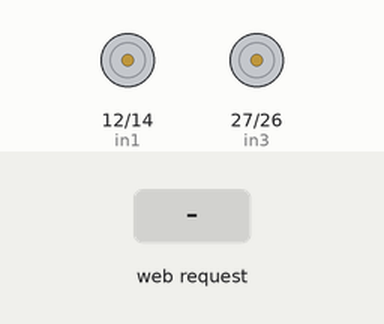
This sketch was run on a simulated ESP32. On the bench: motor-driver pin pairs drawn as motors (green arrow = first pin HIGH = forward, orange = second pin HIGH = backward, longer = more drive). The inputs (shaded band) are chosen by the test bench. WiFi joins after 1.5 s; servers stay silent unless stated; what the sketch prints to the serial monitor is not drawn.

Above: at 2.7 s.
2.8 s: HTTP request GET /3disparo received
At 2.99 s:
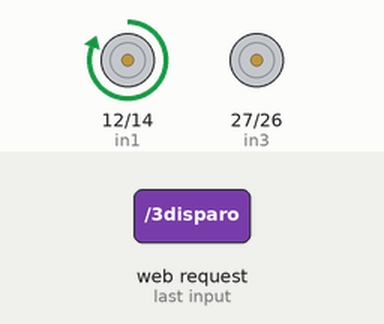
Timing chart, 0 to 11.8 s (numbered marks = the images above; inputs shaded):
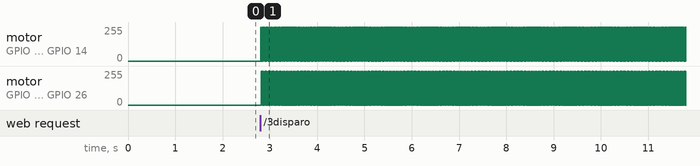

Measured:
- after the input at 2.8 s, motor on GPIO 12 (in1) / GPIO 14 (in2), motor on GPIO 27 (in3) / GPIO 26 (in4): alternates forward 255/255 for 0.02 s and stopped for 0.02 s, starting at once

The sketch:

pagina_esp32_staticip.ino
```cpp
#include <WiFi.h>

WiFiServer server(80);
const char* ssid = "Totalplay-F5A0";
const char* password = "F5A0BFBF39487jMh";
const char* host     = "serv.com";
const char* url      = "/index.html";
IPAddress locaIP(192, 168, 100, 90);
IPAddress gateway(192, 168, 1, 1);
IPAddress subnet(255, 255, 0, 0);

const int in1 = 12;
const int in2 = 14;
const int in3 = 27;
const int in4 = 26;
const int tim = 15;

int contconexion = 0;

String header;

String estado = "";

String pagina = "<!DOCTYPE html>"

"<html>"
"<head>"
"<meta charset='utf-8' />"
"<style type='text/css'>body{ "
"background-image:url('https://gacetamedica.com/wp-content/uploads/2020/05/GettyImages-1163558249-1024x683.jpg');"
"background-size:cover;}"
"h1{FONT-SIZE: 40pt;}"
"h2{FONT-SIZE: 30px; margin-bottom:50px;}"
".boton{text-decoration:none;padding:15px;color:#ffffff;background-color:#53FF53;border-radius:6px;border:4px solid#00c700;border-style:ridge;}"
".boton:hover{color:#53FF53; background-color:#ffffff;}"
"</style>"
"<title>sembrador</title>"
"</head>"
"<body><center>"
"<h1><u><i><b> Dispositivo IoT Sembrador de Semillas </b></i></u></h1>"

"<h2><u> Control de Disparos </u></h2>"
"<h2><a href='/disparo' class='boton'>1 Diparo</button></a></h2>"
"<h2><a href='/3disparo' class='boton'>5 Diparos</button></a></h2>"
"<h2><a href='/stop'class='boton'>Paro</button></a></h2>"

"<h2> Descripcion </h2>"
"<h3><i> Dispositivo controlado por medio del microcontrolador ESP32 para el control de disparos de semillas, el cual tiene una conexión via WIFI </i></h3>"

"<h2> Diseño </h2>"

"</center></body>"
"</html>";

void setup() {
  Serial.begin(115200);
  Serial.println("");

  if(!WiFi.config(locaIP, gateway, subnet)){
    Serial.println("error de configuracion");
  }

  WiFi.begin(ssid, password);
  while (WiFi.status() != WL_CONNECTED and contconexion <10) {
    ++contconexion;
    delay(500);
    Serial.print(".");
  }
  if (contconexion <10) {

      Serial.println("");
      Serial.println("WiFi conectado :3");
      Serial.println("ESP32 IP: ");
      Serial.println(WiFi.localIP());
      server.begin();
  }
  else {
      Serial.println(" ");
      Serial.println("Error de conexion");
      Serial.println("Reinicie el ESP32 ");
  }

  pinMode(in1, OUTPUT);
  pinMode(in2, OUTPUT);
  pinMode(in3, OUTPUT);
  pinMode(in4, OUTPUT);
}

void loop() {
  WiFiClient client = server.available();

  if(client){
    Serial.println("New Client");
    String currentLine = "";
    while(client.connected()){
      if(client.available()){
        char c = client.read();
        Serial.write(c);
        header += c;
        if(c == '\n'){
          if(currentLine.length()==0){
            client.println("HTTP/1.1 200 OK");
            client.println("Content-type:text/html");
            client.println("Connection: close");
            client.println();

            if(header.indexOf("GET /disparo") >=0){
              Serial.println("GPIO diparo");
              Serial.println("1 Disparo");
              Serial.print("Estado ON .... ");
              estado = "disparo";
              for(int i=0; i<=512;i++){
                //Primer paso
                digitalWrite(in1, HIGH);
                digitalWrite(in2, LOW);
                digitalWrite(in3, LOW);
                digitalWrite(in4, LOW);
                delay(tim);

                digitalWrite(in1, LOW);
                digitalWrite(in2, LOW);
                digitalWrite(in3, HIGH);
                digitalWrite(in4, LOW);
                delay(tim);
              }
            }else if(header.indexOf("GET /3disparo")>=0){
              Serial.println("GPIO 3diparo");
              Serial.println("5 Disparos");
              Serial.print("Estado ON .... ");
              estado = "3disparo";
              for(int i=0; i<=512;i++){
                //Primer paso
                digitalWrite(in1, HIGH);
                digitalWrite(in2, LOW);
                digitalWrite(in3, LOW);
                digitalWrite(in4, LOW);
                delay(tim);

                //segundo paso
                digitalWrite(in1, LOW);
                digitalWrite(in2, LOW);
                digitalWrite(in3, HIGH);
                digitalWrite(in4, LOW);
                delay(tim);

                //Primer paso
                digitalWrite(in1, HIGH);
                digitalWrite(in2, LOW);
                digitalWrite(in3, LOW);
                digitalWrite(in4, LOW);
                delay(tim);

                //segundo paso
                digitalWrite(in1, LOW);
                digitalWrite(in2, LOW);
                digitalWrite(in3, HIGH);
                digitalWrite(in4, LOW);
                delay(tim);

                 //Primer paso
                digitalWrite(in1, HIGH);
                digitalWrite(in2, LOW);
                digitalWrite(in3, LOW);
                digitalWrite(in4, LOW);
                delay(tim);
              }
            }else if(header.indexOf("GET /stop") >=0){
                Serial.println("GPIO stop");
                Serial.println("Presione nuevamente para disparar");
                Serial.print("Estado OFF .... ");
                estado="stop";
                for(int i=512; i>=0; i--){
                  digitalWrite(in1, LOW);
                  digitalWrite(in2, LOW);
                  digitalWrite(in3, LOW);
                  digitalWrite(in4, LOW);
                  delay(tim);
                }
              }
              client.println(pagina);
              client.println();
              break;
          }else{
            currentLine="";
          }
        }else if(c != '\r'){
          currentLine += c;
        }
      }
    }

    header = "";

    client.stop();
    Serial.println("Client Disconnected");
    Serial.println("");
  }
}
```
